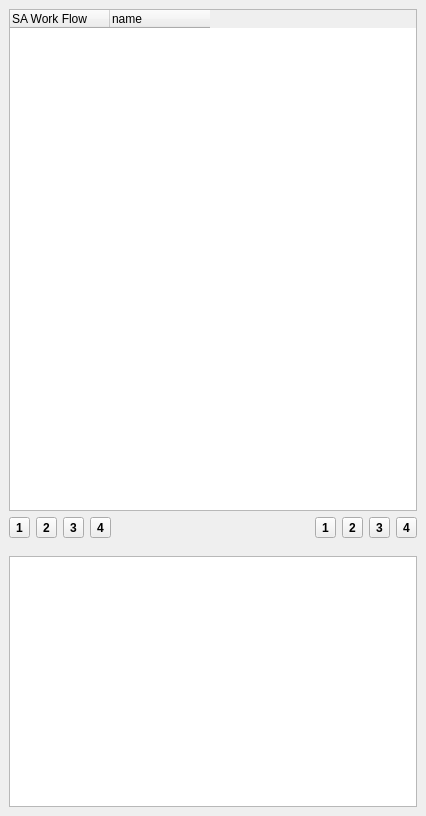
<?xml version="1.0" encoding="UTF-8"?>
<ui version="4.0">
 <class>SADialogClass</class>
 <widget class="QDockWidget" name="SADialogClass">
  <property name="geometry">
   <rect>
    <x>0</x>
    <y>0</y>
    <width>426</width>
    <height>816</height>
   </rect>
  </property>
  <property name="sizePolicy">
   <sizepolicy hsizetype="Expanding" vsizetype="Expanding">
    <horstretch>0</horstretch>
    <verstretch>0</verstretch>
   </sizepolicy>
  </property>
  <property name="windowTitle">
   <string>SATool</string>
  </property>
  <widget class="QWidget" name="dockWidgetContents">
   <layout class="QVBoxLayout" name="verticalLayout">
    <item>
     <widget class="QTreeWidget" name="workFlowTreeWidget">
      <property name="sizePolicy">
       <sizepolicy hsizetype="Expanding" vsizetype="MinimumExpanding">
        <horstretch>0</horstretch>
        <verstretch>2</verstretch>
       </sizepolicy>
      </property>
      <property name="sizeIncrement">
       <size>
        <width>0</width>
        <height>1</height>
       </size>
      </property>
      <property name="indentation">
       <number>10</number>
      </property>
      <attribute name="headerStretchLastSection">
       <bool>false</bool>
      </attribute>
      <column>
       <property name="text">
        <string notr="true">SA Work Flow</string>
       </property>
      </column>
        <column>
         <property name="text">
          <string>name</string>
         </property>
        </column>
     </widget>
    </item>
    <item>
     <layout class="QVBoxLayout" name="verticalLayout_2">
      <item>
       <layout class="QHBoxLayout" name="horizontalLayout">
        <item>
         <widget class="QToolButton" name="bW1">
          <property name="font">
           <font>
            <pointsize>9</pointsize>
            <weight>75</weight>
            <italic>false</italic>
            <bold>true</bold>
           </font>
          </property>
          <property name="toolTip">
           <string>CTRL-click to store view, click to recall</string>
          </property>
          <property name="text">
           <string>1</string>
          </property>
         </widget>
        </item>
        <item>
         <widget class="QToolButton" name="bW2">
          <property name="font">
           <font>
            <pointsize>9</pointsize>
            <weight>75</weight>
            <bold>true</bold>
           </font>
          </property>
          <property name="toolTip">
           <string>CTRL-click to store view, click to recall</string>
          </property>
          <property name="text">
           <string>2</string>
          </property>
         </widget>
        </item>
        <item>
         <widget class="QToolButton" name="bW3">
          <property name="font">
           <font>
            <pointsize>9</pointsize>
            <weight>75</weight>
            <bold>true</bold>
           </font>
          </property>
          <property name="toolTip">
           <string>CTRL-click to store view, click to recall</string>
          </property>
          <property name="text">
           <string>3</string>
          </property>
         </widget>
        </item>
        <item>
         <widget class="QToolButton" name="bW4">
          <property name="font">
           <font>
            <pointsize>9</pointsize>
            <weight>75</weight>
            <bold>true</bold>
           </font>
          </property>
          <property name="toolTip">
           <string>CTRL-click to store view, click to recall</string>
          </property>
          <property name="text">
           <string>4</string>
          </property>
         </widget>
        </item>
        <item>
         <spacer name="horizontalSpacer">
          <property name="orientation">
           <enum>Qt::Horizontal</enum>
          </property>
          <property name="sizeHint" stdset="0">
           <size>
            <width>40</width>
            <height>20</height>
           </size>
          </property>
         </spacer>
        </item>
        <item>
         <widget class="QToolButton" name="bV1">
          <property name="font">
           <font>
            <pointsize>9</pointsize>
            <weight>75</weight>
            <bold>true</bold>
           </font>
          </property>
          <property name="toolTip">
           <string>CTRL-click to store layer visibility, click to recall</string>
          </property>
          <property name="text">
           <string>1</string>
          </property>
         </widget>
        </item>
        <item>
         <widget class="QToolButton" name="bV2">
          <property name="font">
           <font>
            <pointsize>9</pointsize>
            <weight>75</weight>
            <bold>true</bold>
           </font>
          </property>
          <property name="toolTip">
           <string>CTRL-click to store layer visibility, click to recall</string>
          </property>
          <property name="text">
           <string>2</string>
          </property>
         </widget>
        </item>
        <item>
         <widget class="QToolButton" name="bV3">
          <property name="font">
           <font>
            <pointsize>9</pointsize>
            <weight>75</weight>
            <bold>true</bold>
           </font>
          </property>
          <property name="toolTip">
           <string>CTRL-click to store layer visibility, click to recall</string>
          </property>
          <property name="text">
           <string>3</string>
          </property>
         </widget>
        </item>
        <item>
         <widget class="QToolButton" name="bV4">
          <property name="font">
           <font>
            <pointsize>9</pointsize>
            <weight>75</weight>
            <bold>true</bold>
           </font>
          </property>
          <property name="toolTip">
           <string>CTRL-click to store layer visibility, click to recall</string>
          </property>
          <property name="text">
           <string>4</string>
          </property>
         </widget>
        </item>
       </layout>
      </item>
     </layout>
    </item>
    <item>
     <layout class="QVBoxLayout" name="renderingLayout"/>
    </item>
    <item>
     <layout class="QVBoxLayout" name="rasterLayout">
      <item>
       <widget class="QTreeWidget" name="rasterTreeWidget">
        <property name="sizePolicy">
         <sizepolicy hsizetype="Expanding" vsizetype="Ignored">
          <horstretch>0</horstretch>
          <verstretch>1</verstretch>
         </sizepolicy>
        </property>
        <property name="indentation">
         <number>10</number>
        </property>
        <property name="columnCount">
         <number>3</number>
        </property>
        <attribute name="headerStretchLastSection">
         <bool>false</bool>
        </attribute>
        <column>
         <property name="text">
          <string notr="true">1</string>
         </property>
        </column>
        <column>
         <property name="text">
          <string notr="true">2</string>
         </property>
        </column>
        <column>
         <property name="text">
          <string notr="true">3</string>
         </property>
        </column>
       </widget>
      </item>
     </layout>
    </item>
    <item>
     <layout class="QVBoxLayout" name="subLayout">
      <item>
       <widget class="QTreeWidget" name="decParsTree">
        <property name="sizePolicy">
         <sizepolicy hsizetype="Expanding" vsizetype="Ignored">
          <horstretch>0</horstretch>
          <verstretch>0</verstretch>
         </sizepolicy>
        </property>
        <property name="verticalScrollMode">
         <enum>QAbstractItemView::ScrollPerPixel</enum>
        </property>
        <property name="indentation">
         <number>10</number>
        </property>
        <attribute name="headerVisible">
         <bool>false</bool>
        </attribute>
        <column>
         <property name="text">
          <string notr="true">1</string>
         </property>
        </column>
       </widget>
      </item>
     </layout>
    </item>
    <item>
     <widget class="QPlainTextEdit" name="logPlainTextEdit">
      <property name="sizePolicy">
       <sizepolicy hsizetype="Expanding" vsizetype="Expanding">
        <horstretch>0</horstretch>
        <verstretch>1</verstretch>
       </sizepolicy>
      </property>
      <property name="textInteractionFlags">
       <set>Qt::LinksAccessibleByMouse|Qt::TextSelectableByKeyboard|Qt::TextSelectableByMouse</set>
      </property>
     </widget>
    </item>
   </layout>
  </widget>
 </widget>
 <resources/>
 <connections/>
</ui>
